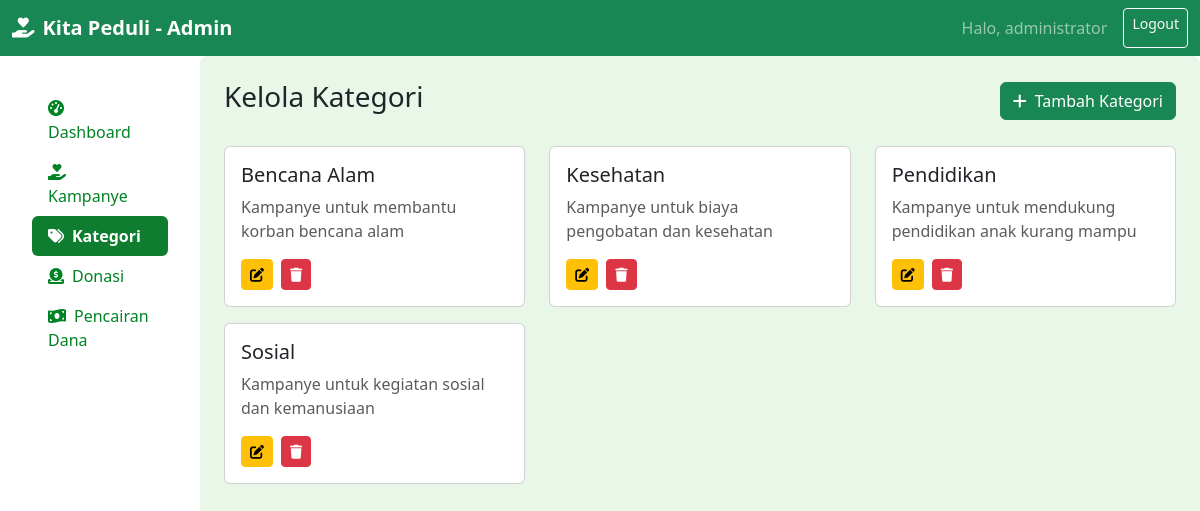
Page /admin/kategori.php (signed in) on the committed database.
### tables this page shows
CREATE TABLE `kategori` (
  `id_kategori` int(11) NOT NULL,
  `nama_kategori` varchar(100) NOT NULL,
  `deskripsi` text DEFAULT NULL
);

### admin/kategori.php (the view, shortened to what this page needs)
<?php
include '../config/koneksi.php';
$kategori = mysqli_query($conn, "SELECT * FROM kategori ORDER BY nama_kategori");
?>
<!DOCTYPE html>
<html lang="id">
<head>
    <link rel="stylesheet" href="../assets/css/style.css">
    <link href="https://cdn.jsdelivr.net/npm/bootstrap@5.3.0/dist/css/bootstrap.min.css" rel="stylesheet">
    <link href="https://cdnjs.cloudflare.com/ajax/libs/font-awesome/6.0.0/css/all.min.css" rel="stylesheet">
</head>
<body>
    <nav class="navbar navbar-expand-lg navbar-dark bg-success">
        <div class="container-fluid">
            <a class="navbar-brand fw-bold" href="dashboard.php">
                <i class="fas fa-hand-holding-heart me-2"></i>Kita Peduli - Admin
            </a>
            <div class="d-flex">
                <span class="navbar-text me-3">
                    Halo, <?php echo $_SESSION['admin']['nama_lengkap']; ?>
                </span>
                <a href="logout.php" class="btn btn-outline-light btn-sm">Logout</a>
            </div>
        </div>
    </nav>
    <div class="container-fluid">
        <div class="row">
        <div class="col-md-3 col-lg-2 sidebar-green p-3">
                <div class="d-flex flex-column flex-shrink-0 p-3">
                    <ul class="nav nav-pills flex-column mb-auto">
                        <li class="nav-item">
                            <a href="dashboard.php" class="nav-link">
                                <i class="fas fa-tachometer-alt me-2"></i>Dashboard
                            </a>
                        </li>
                        <li>
                            <a href="kampanye.php" class="nav-link">
                                <i class="fas fa-hand-holding-heart me-2"></i>Kampanye
                            </a>
                        </li>
                        <li>
                            <a href="kategori.php" class="nav-link active">
                                <i class="fas fa-tags me-2"></i>Kategori
                            </a>
                        </li>
                        <li>
                            <a href="donasi.php" class="nav-link">
                                <i class="fas fa-donate me-2"></i>Donasi
                            </a>
                        </li>
                        <li>
                            <a href="pencairan.php" class="nav-link">
                                <i class="fas fa-money-bill-wave me-2"></i>Pencairan Dana
                            </a>
                        </li>
                    </ul>
                </div>
            </div>
            <main class="col-md-9 col-lg-10 px-4 py-4 dashboard-bg">
                <div class="d-flex justify-content-between align-items-center mb-4">
                    <h2 class="h3">Kelola Kategori</h2>
                    <button class="btn btn-success" data-bs-toggle="modal" data-bs-target="#formModal">
                        <i class="fas fa-plus me-2"></i>Tambah Kategori
                    </button>
                </div>
                <div class="row">
                    <?php while ($row = mysqli_fetch_assoc($kategori)): ?>
                    <div class="col-md-4 mb-3">
                        <div class="card">
                            <div class="card-body">
                                <h5 class="card-title"><?php echo $row['nama_kategori']; ?></h5>
                                <p class="card-text text-muted"><?php echo $row['deskripsi']; ?></p>
                                <div class="d-flex gap-2">
                                    <button class="btn btn-sm btn-warning" onclick="editKategori(<?php echo $row['id_kategori']; ?>, '<?php echo $row['nama_kategori']; ?>', '<?php echo $row['deskripsi']; ?>')">
                                        <i class="fas fa-edit"></i>
                                    </button>
                                    <a href="kategori.php?delete=<?php echo $row['id_kategori']; ?>" class="btn btn-sm btn-danger" onclick="return confirm('Yakin ingin menghapus?')">
                                        <i class="fas fa-trash"></i>
                                    </a>
                                </div>
                            </div>
                        </div>
                    </div>
                    <?php endwhile; ?>
                </div>
            </main>
        </div>
    </div>
</body>
</html>

### assets/css/style.css (style rules this page uses)
:root { --primary-color: #148f0f; --secondary-color: #adcc93ff; --accent-color: #0ec108; --text-primary: #136004ff; --bg-light-top: #ffffffff; --bg-light-bottom: #e9f9e8; --bg-section: #e9f9e8; --bg-program: #e9f9e8; }
.dashboard-bg { background-color: #e9f7e9; min-height: 100vh; border-radius: 8px; padding: 20px; }
.sidebar-green .nav-link { color: #008325 !important; }
.sidebar-green .nav-link.active { background-color: #0f7d2f !important; color: #ffffff !important; border-radius: 6px; font-weight: 600; }
body { background-color: #e9f9e8; }

### rows in the picture
kategori: nama_kategori "Bencana Alam", deskripsi "Kampanye untuk membantu korban bencana alam"
kategori: nama_kategori "Kesehatan", deskripsi "Kampanye untuk biaya pengobatan dan kesehatan"
kategori: nama_kategori "Pendidikan", deskripsi "Kampanye untuk mendukung pendidikan anak kurang mampu"
kategori: nama_kategori "Sosial", deskripsi "Kampanye untuk kegiatan sosial dan kemanusiaan"

### other values in the picture
$_SESSION['admin']['nama_lengkap'] "administrator"
